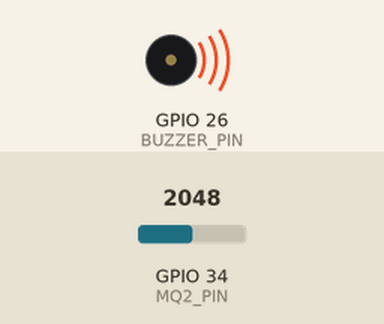
The sketch below on a simulated ESP32. On the bench: buzzer (waves = sounding, pin HIGH). The inputs (shaded band) are chosen by the test bench; at power-on: GPIO 34 (MQ2_PIN) = 2048. What the sketch prints to the serial monitor is not drawn.

Above: at 2.8 s.
2.9 s: GPIO 34 (MQ2_PIN) set to 1965
At 4.5 s:
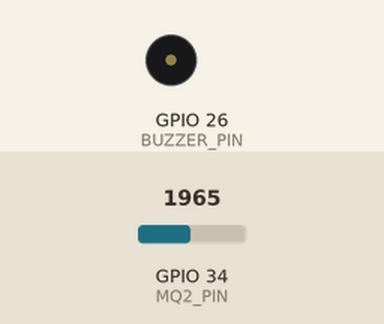
5.6 s: GPIO 34 (MQ2_PIN) set to 2040
At 7.2 s:
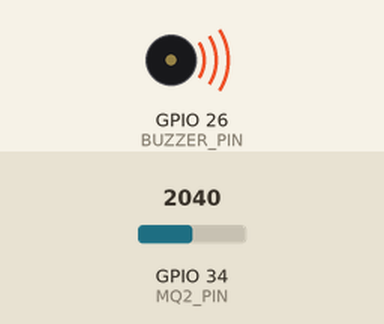
8.3 s: GPIO 34 (MQ2_PIN) set to 1960
At 10.3 s:
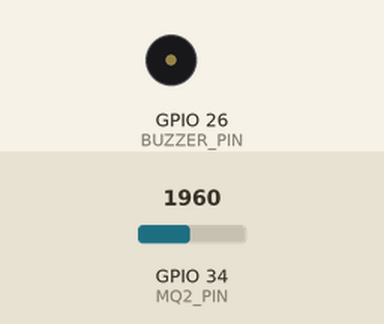
Timing chart, 0 to 11.8 s (numbered marks = the images above; inputs shaded):
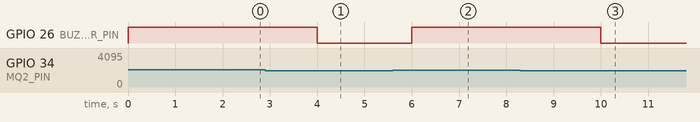

Measured:
- the behaviour switches between 2001 and 2000 on GPIO 34 (MQ2_PIN) (found by bisection; images 0 and 1)
- after the input at 2.9 s, GPIO 26 (BUZZER_PIN): HIGH → LOW after 1.1 s
- after the input at 5.6 s, GPIO 26 (BUZZER_PIN): LOW → HIGH after 0.40 s
- after the input at 8.3 s, GPIO 26 (BUZZER_PIN): HIGH → LOW after 1.7 s

The sketch:

ESP32_MQ2_Smoke_sensor.ino
```cpp
#define MQ2_PIN 34   // Analog pin for MQ-2 sensor
#define BUZZER_PIN 26 // Digital pin for Buzzer

int gasThreshold = 2000; // Threshold for triggering alarm

void setup() {
    Serial.begin(115200);
    pinMode(BUZZER_PIN, OUTPUT);
    digitalWrite(BUZZER_PIN, LOW); // Turn off buzzer initially
}

void loop() {
    int gasLevel = analogRead(MQ2_PIN); // Read MQ-2 sensor value
    Serial.print("Gas Level: ");
    Serial.println(gasLevel);

    if (gasLevel > gasThreshold) {
        Serial.println("⚠️ Gas Detected! Triggering Alarm...");
        digitalWrite(BUZZER_PIN, HIGH); // Turn on buzzer
    } else {
        digitalWrite(BUZZER_PIN, LOW);  // Turn off buzzer
    }

    delay(2000); // Delay for stability
}
```
